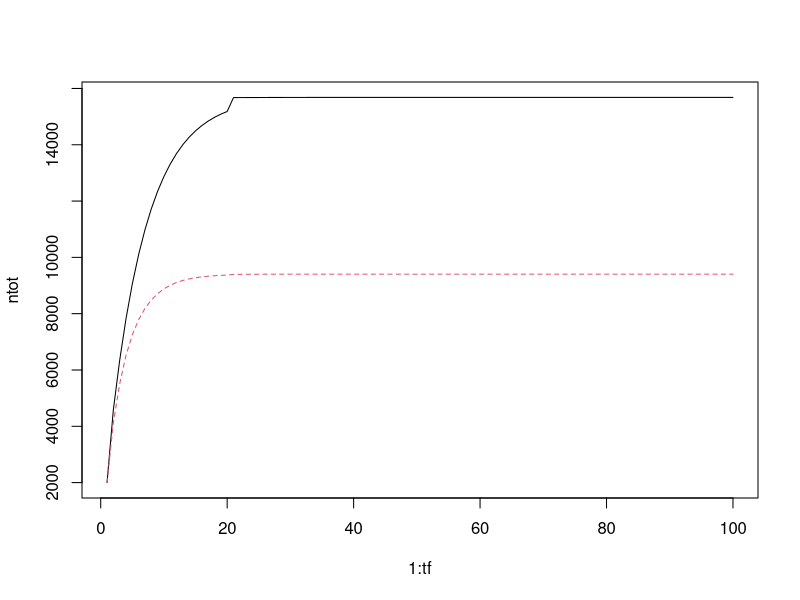
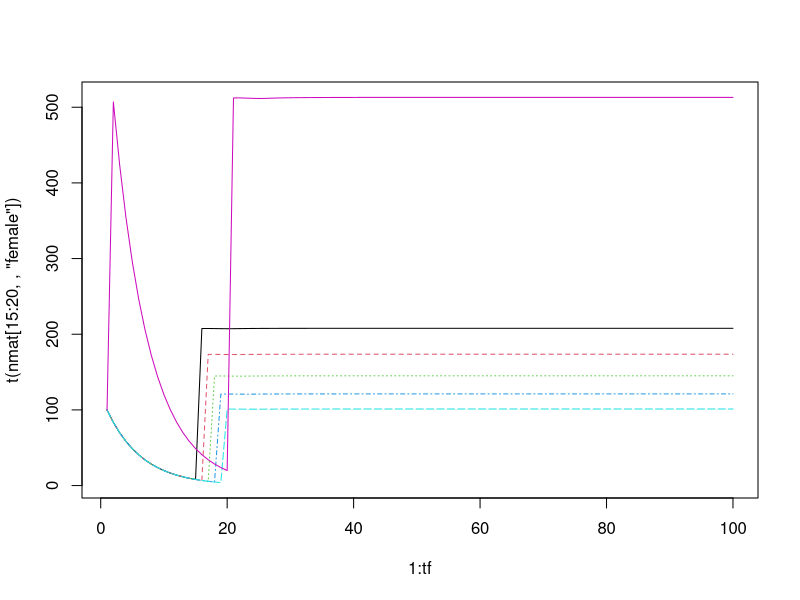

Generate these figures, in order, with R:
#############
# Functions #
#############

# Function to calculate length using age
calc_lengthxage = function(Linf, k, age) {
  length_a = Linf*(1 - exp(-k*age))
  print(length_a)
}

# Function to calculate weight using lengths
# w = aL^b
calc_weightxlength = function(L, a, b) {
  w = a*(L^b)
  print(w)
}

BevHolt = function(SBL) (alpha*SBL) / (1 + beta*SBL)

##############
# Parameters #
##############
age = 1:20 # vector of ages
nage = length(age) # number of ages
tf = 100 # final time
n0 = rep(100, nage) # Initial starting size
nsex = 2 # number of sex 
M = c(0.18, 0.32) # Natural Mortality estimate
names(M) = c("female", "male") 

# Weight calculation
Linf = c(100.9, 86.3) # Linf values for lingcod (south) from stock assessment
k = c(0.191, 0.214) # growth rate coefficient for lingcod (south) from stock assessment
names(Linf) = names(k) = c("female", "male")
aL = c(0.000003308, 0.000002179) # allometric scaling parameter
bL = c(3.248, 3.36) # allometric scaling parameter
names(aL) = names(bL) = c("female", "male")

# Maturity (arbitrary)
L = 0:100
length_age_maturity = matrix(NA, nrow = 3, ncol = length(L))
length_age_maturity[1,] = L
length_age_maturity[2,] = floor((log(1-(L/100.9)))/(-0.191))
length_age_maturity[3,1:29] = 0
length_age_maturity[3,30:40] = seq(0, 0.08, length.out = 11)
length_age_maturity[3,41:53] = seq(0.09, .52, length.out = 13)
length_age_maturity[3,54:60] = seq(0.56, .85, length.out = 7)
length_age_maturity[3,61:65] = seq(0.87, .95, length.out = 5)
length_age_maturity[3,66:70] = seq(0.96, 1, length.out = 5)
length_age_maturity[3,71:101] = 1

# My own estimate of maturity for each age class
ul = rbind(c(0, 0, 0.1, 0.4, 0.75, 0.97, rep(1, 14)),
          c(0, 0, 0.1, 0.4, 0.75, 0.97, rep(1, 14)))
rownames(ul) = c("female", "male")
  
##########################
# Calculate weight - age #
##########################

# Calculate length at age into matrix
length_l = matrix(NA, nrow = length(Linf), ncol = nage)
rownames(length_l) = c("female", "male")
for(i in c("female","male")) {
  length_l[i,] = calc_lengthxage(Linf[i], k[i], age)
}

# Calculate length at age into matrix
wl = calc_weightxlength(length_l, aL, bL) # weight in kg


#################
# Calculate phi #
#################

# First calculate survival into each age class (L(a) * exp(-M)) for each sex
phi_n0 = 1
phi_struct = matrix(NA, nrow = 2, ncol = nage)
phi_struct[,1] = phi_n0
rownames(phi_struct) = c("female", "male")
for(ling.sex in c("female", "male")) { # Calculate survival across ages
  for(j in 1:(nage-1)) {
    phi_struct[ling.sex,j+1] = phi_struct[ling.sex,j] * exp(-M[ling.sex])
  }
}

# Then multiply each age class by weights and maturity and inverse
sb_r = phi_struct * wl * ul # Spawners per recruit
phi = 1/rowSums(sb_r) # Recruits per spawner

# Beverton Holt parameters
r0 = 4848 # Recruitment at unfished biomass
h = 0.8
alpha = 4*h / (phi*(1-h)) # Carrying Capacity
beta = (5*h-1) / (phi*r0*(1-h)) # Steepness


#########
# model #
#########

# Create empty matrix to fill in individuals per age (row) through time (column)
nmat = array(NA, dim = c(nage, tf, 2), 
             dimnames=list(age=NULL, 
                           year=NULL, ling.sex=c('female', 'male')))
nmat[,1,] = n0

for(t in 2:tf) {
  for(ling.sex in c("female", "male")){
# At new time step, first calculate recruitment via spawning biomass and input into first row
    SBLs = numeric(nsex) # create empty SBL vector
    names(SBLs) = c("female", "male") # name the columns
    for(lingcod.sex in c("female", "male")){ # Calculate Spawning Biomass for each sex
      SBLs[lingcod.sex] = sum((0.5*nmat[,t-1,lingcod.sex]) * wl[lingcod.sex,] * ul[lingcod.sex,]) 
    }
  SBL = sum(SBLs) # sum of male and female spawning biomass for total spawning biomass
  nmat[1,t,ling.sex] = 0.5*(BevHolt(SBL)[ling.sex]) # input Bev Holt recruitment into first row of time t

# Then calculate number of individuals in subsequent ages
  nmat[2:nage, t, ling.sex] = nmat[1:(nage-1), t-1, ling.sex] * exp(-M[ling.sex])
  nmat[nage, t, ling.sex] = (nmat[nage-1, t-1, ling.sex] * exp(-M[ling.sex])) / (1-exp(-M[ling.sex]))
  }
}

# Something is wrong with the spawning biomass input

ntot = colSums(nmat)
matplot(1:tf, ntot, type = "l")

matplot(1:tf, t(nmat[15:20,,"female"]), type = "l")


